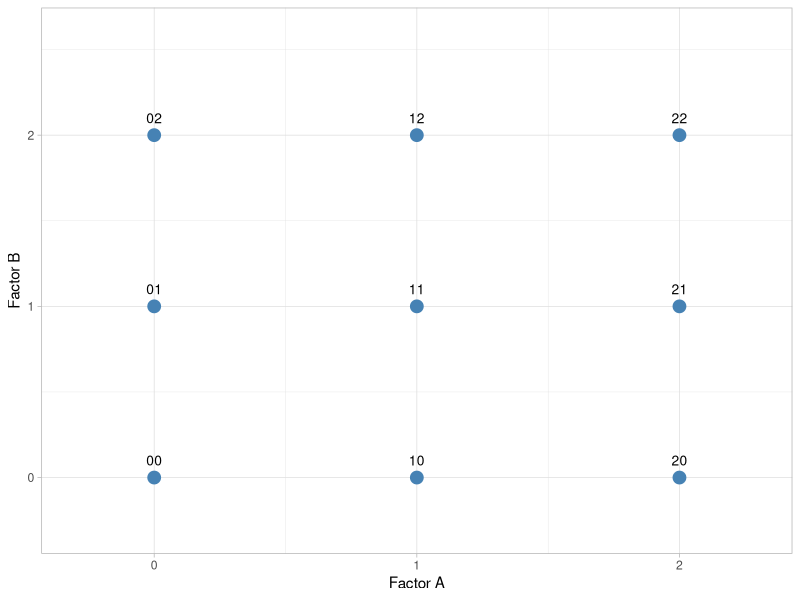

Generate this figure with R:
## ---- chunk 1
#| code-fold: true
#| message: false
#| label: fig-pri-339-32design
#| fig-cap: "A $3^2$ Design Schematic"
library(tidyverse)

design_32 <- expand_grid(A = 0:2, B = 0:2) |>
  mutate(label = paste0(A, B))

ggplot(design_32, aes(A, B)) +
  geom_point(color = "steelblue", size = 4) +
  geom_text(aes(label = label), vjust = -1.2, size = 3.5) +
  scale_x_continuous(breaks = 0:2) +
  scale_y_continuous(breaks = 0:2) +
  labs(x = "Factor A", y = "Factor B") +
  coord_cartesian(xlim = c(-0.3, 2.3), ylim = c(-0.3, 2.6)) +
  theme_light()
